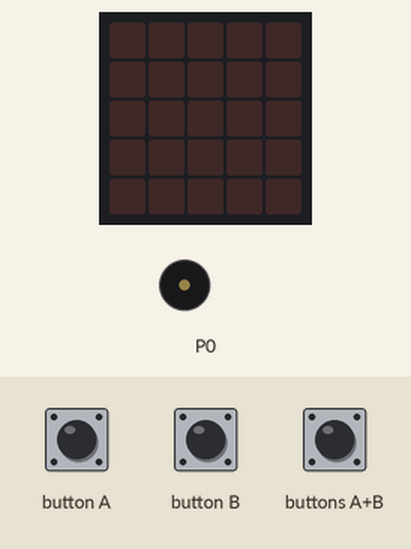
This program was run on a simulated BBC micro:bit (MakeCode). Parts: the board's 5×5 LED display, buzzer (waves = sounding). Inputs (shaded band) come from the test bench.

Above: at 1.2 s.
1.3 s: buttons A+B pressed for 0.15 s
At 4.93 s:
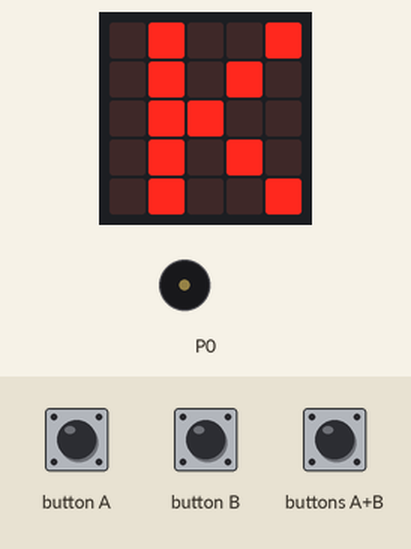
At 5.33 s:
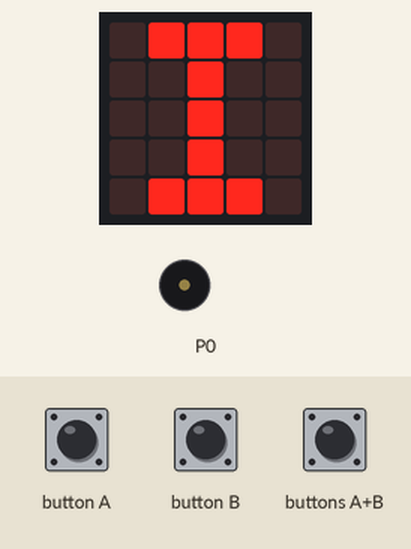
Timing chart, 0 to 16.3 s (numbered marks = the images above; inputs shaded):
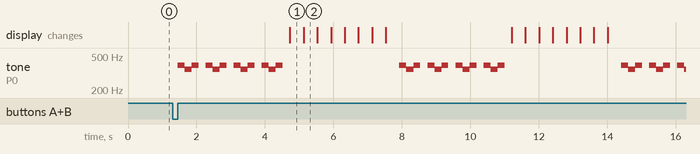

The program:

main.ts
```typescript
input.onButtonPressed(Button.AB, function () {
    for (let index = 0; index < 5; index++) {
        music.playMelody("G F G - G F G - ", 300)
        music.playMelody("G F G - G F G - ", 300)
        basic.showLeds(`
            . # . . #
            . # . # .
            . # # . .
            . # . # .
            . # . . #
            `)
        basic.showLeds(`
            . # # # .
            . . # . .
            . . # . .
            . . # . .
            . # # # .
            `)
        basic.showLeds(`
            # # # # #
            . . # . .
            . . # . .
            . . # . .
            . . # . .
            `)
        basic.showLeds(`
            . . # . .
            . # . # .
            . # # # .
            . # . # .
            . # . # .
            `)
        basic.showLeds(`
            . # . . #
            . # . # .
            . # # . .
            . # . # .
            . # . . #
            `)
        basic.showLeds(`
            . # . # .
            . # . # .
            . # . # .
            . # . # .
            . # # # .
            `)
        basic.showLeds(`
            . # # # .
            . # . # .
            . # # . .
            . # . # .
            . # # # .
            `)
        basic.showLeds(`
            . # . # .
            . # . # .
            . # . # .
            . # . # .
            . # # # .
            `)
    }
})
```

test.ts
```typescript
// テストはここに来ます。このパッケージが拡張機能として使用されるときにはコンパイルされません。
```

Measured:
- after the input at 1.3 s, tone on P0: silent → 392 Hz after 0.15 s, then repeats every 6.5 s: 349 Hz 0.21 s, 392 Hz 0.20 s, silent 0.21 s, 392 Hz 0.21 s, 349 Hz 0.21 s, 392 Hz 0.20 s, silent 0.21 s, 392 Hz 0.21 s, 349 Hz 0.21 s, 392 Hz 0.20 s, silent 0.21 s, 392 Hz 0.21 s, 349 Hz 0.21 s, 392 Hz 0.20 s, silent 3.4 s, 392 Hz 0.21 s
- what the display in image 1 shows lasts 0.4 s, from 4.7 s to 5.1 s
